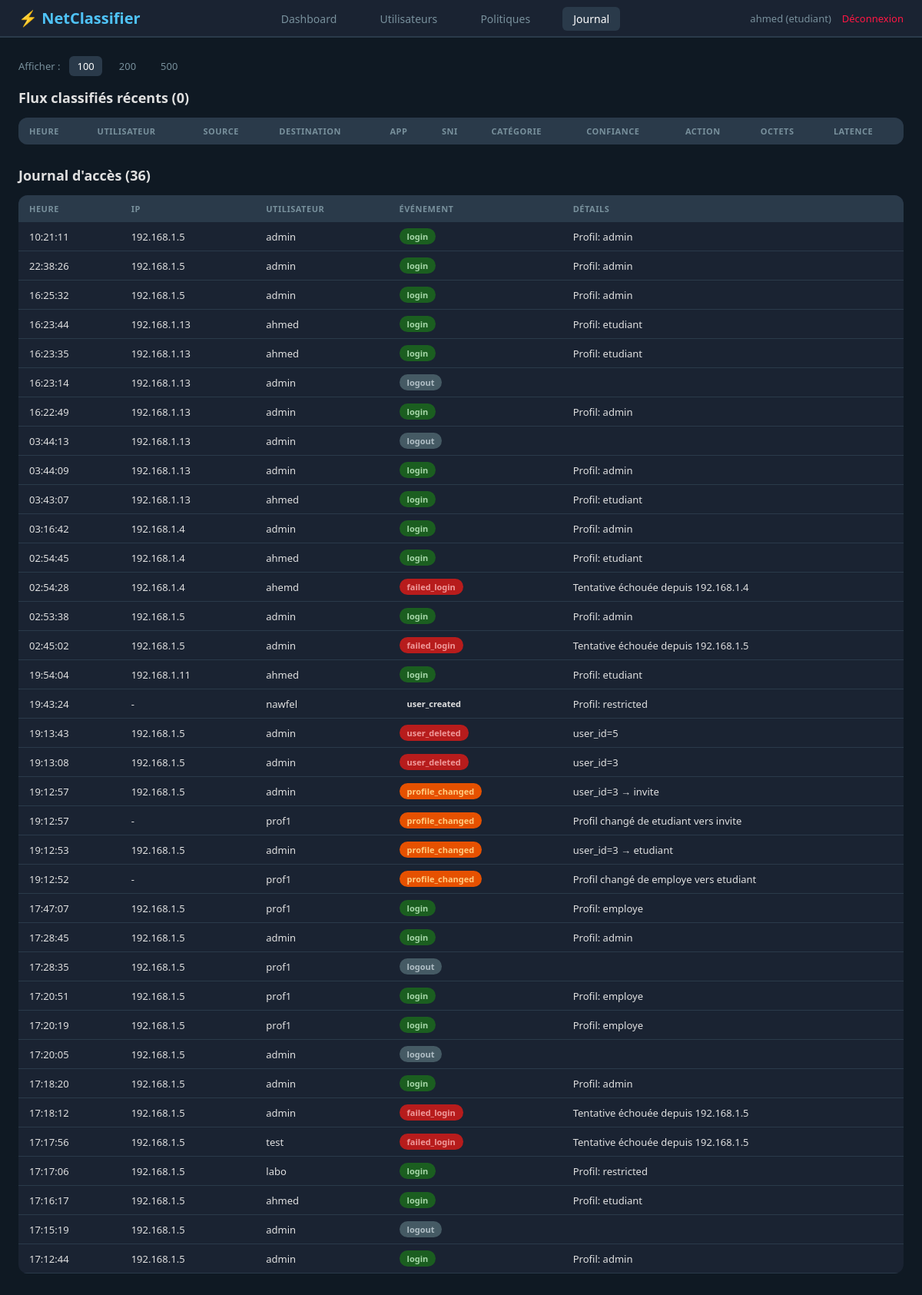
Screenshot of /logs (signed in) with the database file from the repository.
### tables this page shows
CREATE TABLE access_log (
    id              INTEGER PRIMARY KEY AUTOINCREMENT,
    timestamp       TIMESTAMP DEFAULT CURRENT_TIMESTAMP,   -- Heure de l'événement
    ip_address      TEXT DEFAULT '',                       -- IP associée
    username        TEXT DEFAULT '',                       -- Utilisateur associé
    event           TEXT NOT NULL,                         -- Type d'événement
    details         TEXT DEFAULT ''                        -- Détails supplémentaires
);

### web/dashboard.py (the view)
@dashboard_bp.route("/logs")
@admin_required
def logs_page():
    per_page = min(request.args.get("per_page", PER_PAGE_DEFAULT, type=int), PER_PAGE_MAX)
    ctx = _base_ctx()
    ctx["flows"]       = get_recent_flows(limit=per_page)
    ctx["access_logs"] = get_access_logs(limit=per_page)
    ctx["per_page"]    = per_page
    return render_template("logs.html", **ctx)

### db/database.py (called while the page is built)
@contextmanager
def get_db():
    conn = sqlite3.connect(DB_PATH, timeout=10)
    conn.row_factory = sqlite3.Row        # Accès par nom de colonne : row["username"]
    conn.execute("PRAGMA journal_mode=WAL")  # Lectures parallèles aux écritures
    conn.execute("PRAGMA foreign_keys=ON")   # Activer les clés étrangères
    try:
        yield conn
        conn.commit()
    except Exception:
        conn.rollback()
        raise
    finally:
        conn.close()

def get_recent_flows(limit: int = 50) -> list[dict]:
    with get_db() as conn:
        rows = conn.execute(
            "SELECT * FROM classified_flows ORDER BY timestamp DESC LIMIT ?",
            (limit,)
        ).fetchall()
        return [dict(r) for r in rows]

def get_access_logs(limit: int = 200) -> list[dict]:
    with get_db() as conn:
        rows = conn.execute(
            "SELECT * FROM access_log ORDER BY timestamp DESC LIMIT ?",
            (limit,)
        ).fetchall()
        return [dict(r) for r in rows]

def get_unread_alerts() -> list[dict]:
    with get_db() as conn:
        rows = conn.execute(
            "SELECT * FROM alerts WHERE is_read = 0 "
            "ORDER BY timestamp DESC LIMIT 50"
        ).fetchall()
        return [dict(r) for r in rows]

### web/dashboard.py (called while the page is built)
def admin_required(f):
    @wraps(f)
    def decorated(*args, **kwargs):
        if "admin_user" not in session:
            return redirect(url_for("auth.login"))
        return f(*args, **kwargs)
    return decorated

def _base_ctx():
    alerts = get_unread_alerts()
    return {
        "user":session["admin_user"],
        "profile":     session["admin_profile"],
        "fullname":    session.get("admin_fullname", ""),
        "alert_count": len(alerts),
    }

### web/templates/logs.html (shortened to what this page needs)
{% extends "base.html" %}
{% block content %}
<div style="display:flex;align-items:center;gap:12px;margin-bottom:16px;">
    <span style="font-size:13px;color:var(--text-secondary);">Afficher :</span>
    {% for n in [100, 200, 500] %}
    <a href="?per_page={{ n }}"
       style="font-size:13px;padding:4px 10px;border-radius:6px;text-decoration:none;
      background:{{ 'var(--border)' if per_page == n else 'transparent' }};
      color:{{ '#fff' if per_page == n else 'var(--text-secondary)' }};">
{{ n }}
    </a>
    {% endfor %}
</div>
<div class="section">
    <h2>Flux classifiés récents ({{ flows|length }})</h2>
    <div class="table-wrapper">
<table>
    <thead>
<tr>
    <th>Heure</th><th>Utilisateur</th><th>Source</th><th>Destination</th>
    <th>App</th><th>SNI</th><th>Catégorie</th><th>Confiance</th>
    <th>Action</th><th>Octets</th><th>Latence</th>
</tr>
    </thead>
</table>
    </div>
</div>
<div class="section">
    <h2>Journal d'accès ({{ access_logs|length }})</h2>
    <div class="table-wrapper">
<table>
    <thead>
<tr>
    <th>Heure</th><th>IP</th><th>Utilisateur</th>
    <th>Événement</th><th>Détails</th>
</tr>
    </thead>
    <tbody>
{% for l in access_logs %}
<tr>
    <td>{{ l.timestamp[11:19] if l.timestamp and l.timestamp|length > 11 else '-' }}</td>
    <td>{{ l.ip_address or '-' }}</td>
    <td>{{ l.username or '-' }}</td>
    <td><span class="badge badge-{{ l.event }}">{{ l.event }}</span></td>
    <td>{{ l.details or '' }}</td>
</tr>
{% endfor %}
    </tbody>
</table>
    </div>
</div>
{% endblock %}

### web/static/css/style.css (style rules this page uses)
:root { --bg-dark: #0f1923; --bg-card: #1a2332; --bg-hover: #223344; --border: #2a3a4a; --text-primary: #e0e0e0; --text-secondary: #78909c; --text-muted: #546e7a; --accent: #4fc3f7; --green: #00e676; --red: #ff1744; --orange: #ffa726; --purple: #7c4dff; --blue: #2979ff; }
* { margin: 0; padding: 0; box-sizing: border-box; }
body { font-family: 'Segoe UI', sans-serif; background: var(--bg-dark); color: var(--text-primary); }
.section { margin-bottom: 28px; }
.section h2 { margin-bottom: 14px; font-size: 18px; color: var(--text-primary); }
.table-wrapper { overflow-x: auto; }
table { width: 100%; border-collapse: collapse; background: var(--bg-card); border-radius: 12px; overflow: hidden; }
th { background: var(--border); padding: 10px 14px; text-align: left; font-size: 11px; color: var(--text-secondary); text-transform: uppercase; letter-spacing: 0.5px; }
td { padding: 8px 14px; font-size: 13px; border-bottom: 1px solid var(--border); }
.badge { display: inline-block; padding: 3px 10px; border-radius: 12px; font-size: 11px; font-weight: 600; }
.badge-allow, .badge-login { background: #1b5e20; color: #a5d6a7; }
.badge-failed_login { background: #b71c1c; color: #ef9a9a; }
.badge-logout, .badge-expired { background: #455a64; color: #b0bec5; }
.badge-profile_changed { background: #e65100; color: #ffcc80; }
.badge-user_deleted { background: #b71c1c; color: #ef9a9a; }

### rows the page displays
access_log: timestamp "10:21:11", ip_address "192.168.1.5", username "admin", event "login", details "Profil: admin"
access_log: timestamp "22:38:26", ip_address "192.168.1.5", username "admin", event "login", details "Profil: admin"
access_log: timestamp "16:25:32", ip_address "192.168.1.5", username "admin", event "login", details "Profil: admin"
access_log: timestamp "16:23:44", ip_address "192.168.1.13", username "ahmed", event "login", details "Profil: etudiant"
access_log: timestamp "16:23:35", ip_address "192.168.1.13", username "ahmed", event "login", details "Profil: etudiant"
access_log: timestamp "16:23:14", ip_address "192.168.1.13", username "admin", event "logout"
access_log: timestamp "16:22:49", ip_address "192.168.1.13", username "admin", event "login", details "Profil: admin"
access_log: timestamp "03:44:13", ip_address "192.168.1.13", username "admin", event "logout"
access_log: timestamp "03:44:09", ip_address "192.168.1.13", username "admin", event "login", details "Profil: admin"
access_log: timestamp "03:43:07", ip_address "192.168.1.13", username "ahmed", event "login", details "Profil: etudiant"
access_log: timestamp "03:16:42", ip_address "192.168.1.4", username "admin", event "login", details "Profil: admin"
access_log: timestamp "02:54:45", ip_address "192.168.1.4", username "ahmed", event "login", details "Profil: etudiant"
access_log: timestamp "02:54:28", ip_address "192.168.1.4", username "ahemd", event "failed_login", details "Tentative échouée depuis 192.168.1.4"
access_log: timestamp "02:53:38", ip_address "192.168.1.5", username "admin", event "login", details "Profil: admin"
access_log: timestamp "02:45:02", ip_address "192.168.1.5", username "admin", event "failed_login", details "Tentative échouée depuis 192.168.1.5"
access_log: timestamp "19:54:04", ip_address "192.168.1.11", username "ahmed", event "login", details "Profil: etudiant"
access_log: timestamp "19:43:24", ip_address "-", username "nawfel", event "user_created", details "Profil: restricted"
access_log: timestamp "19:13:43", ip_address "192.168.1.5", username "admin", event "user_deleted", details "user_id=5"
access_log: timestamp "19:13:08", ip_address "192.168.1.5", username "admin", event "user_deleted", details "user_id=3"
access_log: timestamp "19:12:57", ip_address "192.168.1.5", username "admin", event "profile_changed", details "user_id=3 → invite"
access_log: timestamp "19:12:57", ip_address "-", username "prof1", event "profile_changed", details "Profil changé de etudiant vers invite"
access_log: timestamp "19:12:53", ip_address "192.168.1.5", username "admin", event "profile_changed", details "user_id=3 → etudiant"
access_log: timestamp "19:12:52", ip_address "-", username "prof1", event "profile_changed", details "Profil changé de employe vers etudiant"
access_log: timestamp "17:47:07", ip_address "192.168.1.5", username "prof1", event "login", details "Profil: employe"
access_log: timestamp "17:28:45", ip_address "192.168.1.5", username "admin", event "login", details "Profil: admin"
access_log: timestamp "17:28:35", ip_address "192.168.1.5", username "prof1", event "logout"
access_log: timestamp "17:20:51", ip_address "192.168.1.5", username "prof1", event "login", details "Profil: employe"
access_log: timestamp "17:20:19", ip_address "192.168.1.5", username "prof1", event "login", details "Profil: employe"
access_log: timestamp "17:20:05", ip_address "192.168.1.5", username "admin", event "logout"
access_log: timestamp "17:18:20", ip_address "192.168.1.5", username "admin", event "login", details "Profil: admin"
access_log: timestamp "17:18:12", ip_address "192.168.1.5", username "admin", event "failed_login", details "Tentative échouée depuis 192.168.1.5"
access_log: timestamp "17:17:56", ip_address "192.168.1.5", username "test", event "failed_login", details "Tentative échouée depuis 192.168.1.5"
access_log: timestamp "17:17:06", ip_address "192.168.1.5", username "labo", event "login", details "Profil: restricted"
access_log: timestamp "17:16:17", ip_address "192.168.1.5", username "ahmed", event "login", details "Profil: etudiant"
access_log: timestamp "17:15:19", ip_address "192.168.1.5", username "admin", event "logout"
access_log: timestamp "17:12:44", ip_address "192.168.1.5", username "admin", event "login", details "Profil: admin"

### other values shown
{{ user }} "ahmed"
{{ profile }} "etudiant"
{{ n }} "100" "200" "500"
{{ flows|length }} "0"
{{ access_logs|length }} "36"
